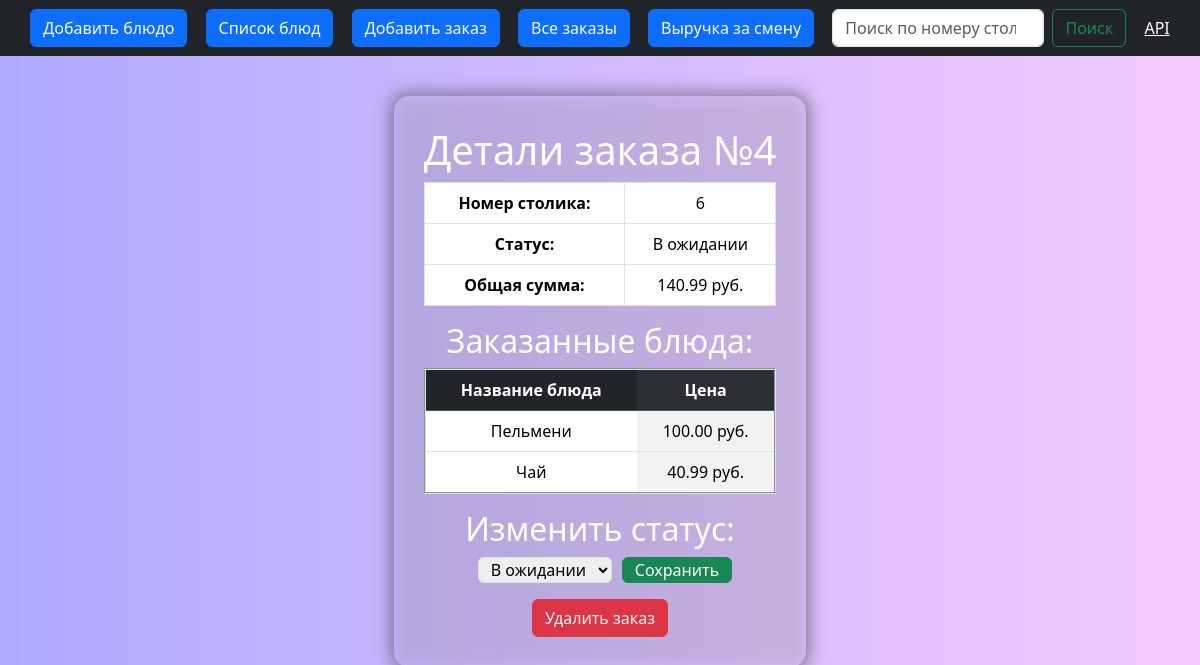
Before: /order-detail/4/ with the older database file.
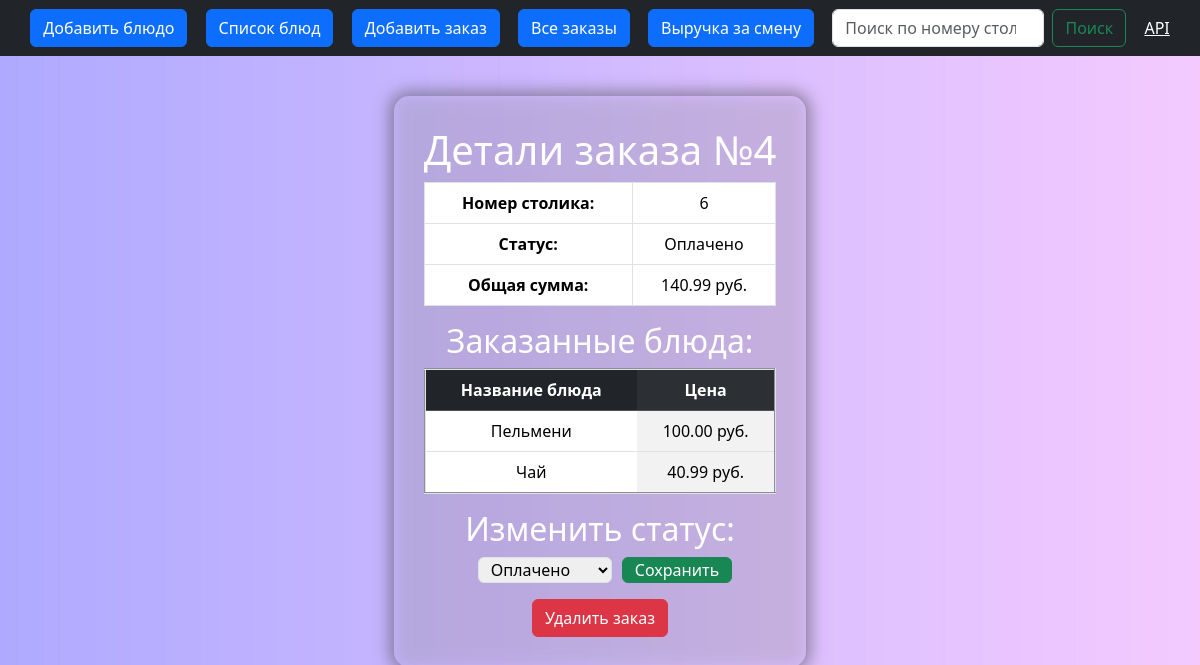
After: the same page with the newer database file.
### orders/models.py (models this page shows, shortened)
class Order(models.Model):
    table_number = models.PositiveSmallIntegerField(verbose_name='Номер столика', default=1)
    items = models.ManyToManyField(Item, blank=True, verbose_name='Блюда')
    total_price = models.DecimalField(max_digits=10, decimal_places=2, default=0.00, verbose_name='Сумма заказа')
    status = models.CharField(max_length=10, choices=STATUS_CHOICES, default='in_waiting', verbose_name='Статус')

### orders/views.py (the view, shortened to what this page needs)
# urls.py: path('order-detail/<int:pk>/', OrderDetailView.as_view(), name='order-detail'),
class OrderDetailView(UpdateView):
    model = Order
    fields = ['status']
    template_name = 'orders/order-detail.html'
    context_object_name = 'order'
    def get_context_data(self, **kwargs):
        context = super().get_context_data(**kwargs)
        context['form'] = OrderStatusForm(instance=self.object)
        return context

### orders/forms.py
class OrderStatusForm(forms.ModelForm):
    class Meta:
        model = Order
        fields = ['status']
        widgets = {
            'status': forms.Select(attrs={'class': 'my-custom-select'}),
        }

### orders/templates/orders/order-detail.html (shortened to what this page needs)
{% extends 'orders/base.html' %}
{% load static %}
{% block content %}
<link rel="stylesheet" href="{% static 'css/order.css'%}" type="text/css">
<div class='order'>
<h1>Детали заказа №{{ order.id }}</h1>
<table class="table table-bordered">
    <tr>
        <th>Номер столика:</th>
        <td>{{ order.table_number }}</td>
    </tr>
    <tr>
        <th>Статус:</th>
        <td>{{ order.get_status_display }}</td>
    </tr>
    <tr>
        <th>Общая сумма:</th>
        <td>{{ order.total_price }} руб.</td>
    </tr>
</table>
<h2>Заказанные блюда:</h2>
<table border=2 class="table table-striped-columns">
    <thead class="table-dark">
        <tr>
            <th>Название блюда</th>
            <th>Цена</th>
        </tr>
    </thead>
    <tbody>
        {% for item in order.items.all %}
        <tr>
            <td>{{ item.dish_name }}</td>
            <td>{{ item.price }} руб.</td>
        </tr>
        {% endfor %}
    </tbody>
</table>
<h2>Изменить статус:</h2>
<form method="post">
    <p style="display: inline-flex;align-items: stretch;">
    {{ form.status }}
    <button type="submit" class="btn btn-success" id="btn-suc">Сохранить</button>
    </p>
    <br>
    <button type="submit" name="delete" value="delete" class="btn btn-danger">Удалить заказ</button>
</form>
</div>
{% endblock content %}

Changed rows visible on the page:
changed Order id 4: status "В ожидании" → "Оплачено"
